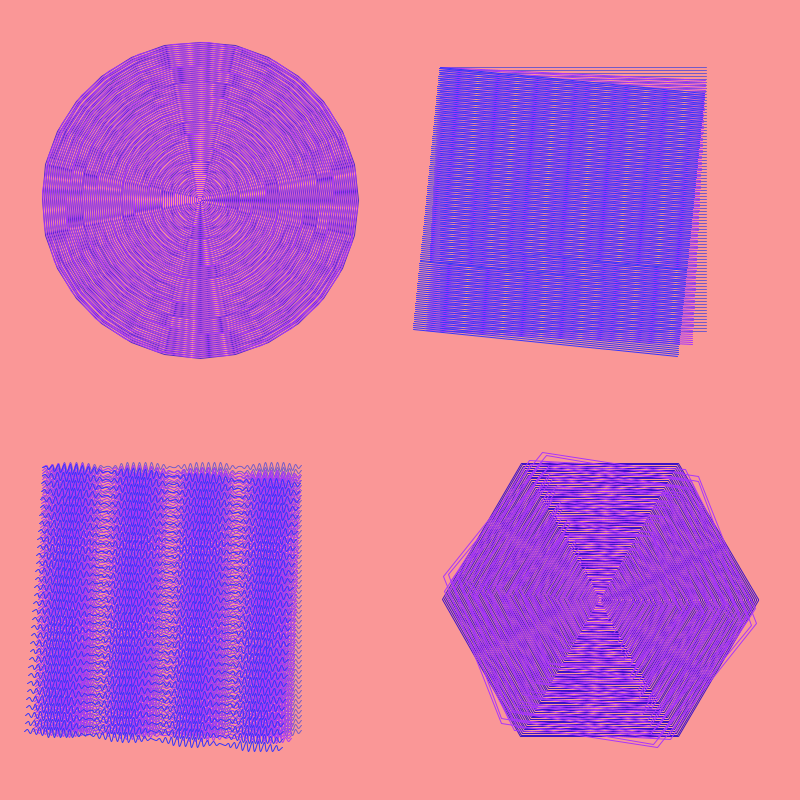
Frame 1 (no input)
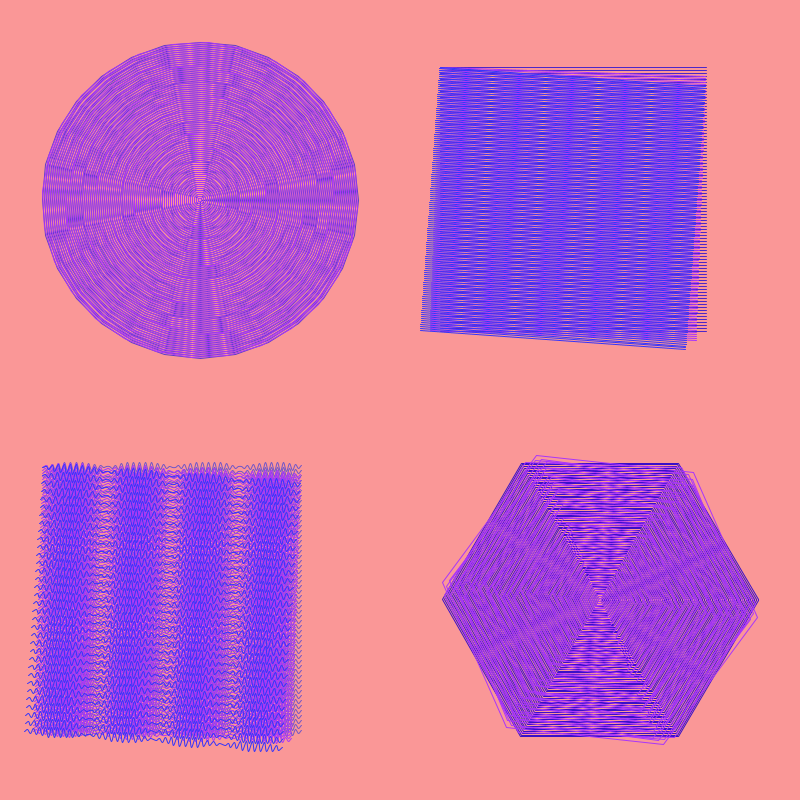
Frame 2 (the mouse pressed at the canvas centre, redrawn once)

The Processing sketch that drew these frames (run headless with seeded random() and noise(); the mouse was pressed at the canvas centre and the sketch redrawn once):

// Processing sketch: genuary9
// ── genuary9.pde
void setup() {
  size(800, 800);
  colorMode(HSB);
}

void draw() {
  background(255, 100, 250);
  polymoire(width/4, height/4, width/5, 28);
  rectmoire((width - width/4) - width/5, height/4 - height/6, width/3, height/3);
  sinmoire((width/4) - width/5, height - height/4 - height/6, width/3, height/3);
  npolymoire((width - width/4), height - height/4, width/5, 6);
  save("test.png");
  noLoop();
  
}


void polymoire(float x, float y, float rad, int sides) {
  pushMatrix();
  translate(x, y);
  noFill();
  stroke(180, random(100, 255), 200);
  for (int r = 0; r < rad; r += 2) {
    polygon(0, 0, r, sides);
  }
  float r = radians(3);
  rotate(r);
  stroke(195, 200, 250);

  for (int row = 0; row < rad; row += 2) {
    polygon(0, 0, row, sides);
  }


  popMatrix();
  
}


void npolymoire(float x, float y, float rad, int sides) {
  pushMatrix();
  translate(x, y);
  noFill();
  stroke(180, random(100, 255), 200);
  for (int r = 0; r < rad; r += 2) {
    polygon(0, 0, r, sides);
  }
  
  stroke(195, 200, 250);

  for (int row = 0; row < rad; row += 2) {
    pushMatrix();
    float r = radians(random(1, 10));
    rotate(r);
    polygon(0, 0, row, sides);
    popMatrix();
  }


  popMatrix();
  
}




void rectmoire(float x, float y, float w, float h) {
  pushMatrix();
  translate(x, y);
  stroke(180, random(100, 255), 200);
  for (int r = 0; r < h; r += 3) {
    line(0, r, w, r);
  }
  float r = radians(random(1, 3));
  rotate(r);
  stroke(195, 200, 250);

  for (int row = 0; row < h; row += 2) {
    line(0, row, w, row);
  }
  
  rotate(r);
  stroke(170, 200, 250);

  for (int row = 0; row < h; row += 2) {
    line(0, row, w, row);
  }
  popMatrix();
  
}


void sinmoire(float x, float y, float w, float h) {
  pushMatrix();
  translate(x, y);
  stroke(180, random(100, 255), 200);
  for (int r = 0; r < h; r += 5) {
    line(0, r, w, r, 3);
  }
  float r = radians(2);
  rotate(r);
  stroke(195, 200, 250);

  for (int row = 0; row < h; row += 3) {
    line(0, row, w, row, 3);
  }
  
  rotate(r);
  stroke(170, 200, 250);
  for (int row = 0; row < h; row += 8) {
    line(0, row, w, row, 3);
  }

  popMatrix();
  
}


void line(float x1, float y1, float x2, float y2, float alt) {
  beginShape();
  float yl = 0;
  for (float i= x1; i <= x2; i+=alt) {
    float yp = lerp(y1, y2, yl);
    curveVertex(i, yp + sin(i) * 5);
    yl += .01;
  }
  endShape();
  
}




void polygon(float x, float y, float radius, int npoints) {
  float angle = TWO_PI / npoints;
  beginShape();
  for (float a = 0; a < TWO_PI; a += angle) {
    float sx = x + cos(a) * radius;
    float sy = y + sin(a) * radius;
    vertex(sx, sy);
  }
  endShape(CLOSE);
}
